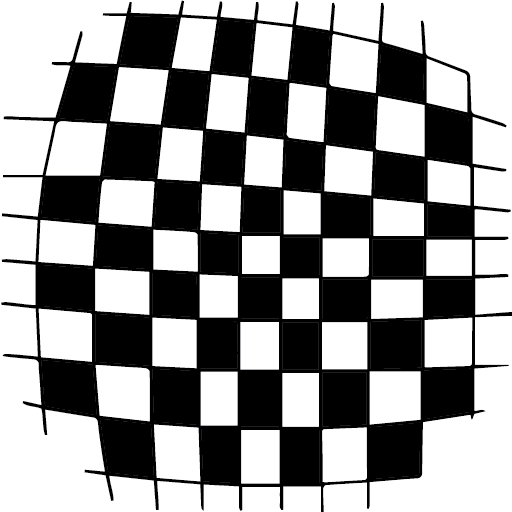
#> input picture validation/Artboard 1.png, 512 x 512 px
$ python MEEI_checker_lateral.py
#> lines starting #> are read from the running program, lines starting #| are printed output that depends on the picture
# -*- coding: utf-8 -*-
# @Time    : 2022-08-16 17:01
# @Author  : young wang
# @FileName: MEEI_checker_lateral.py
# @Software: PyCharm


import matplotlib.pyplot as plt
import numpy as np
import cv2 as cv
import glob
from itertools import combinations_with_replacement
import matplotlib.pyplot as plt
from skimage.morphology import square, \
    closing, dilation, erosion, disk, diamond, opening
from tools.proc import median_filter

if __name__ == '__main__':
    # termination criteria

    criteria = (cv.TERM_CRITERIA_EPS + cv.TERM_CRITERIA_MAX_ITER, 30, 0.001)

    checksize = list(combinations_with_replacement(np.arange(3, 10), 2))

    img = cv.imread('../validation/Artboard 1.png')
#> img is the input picture: shape (512, 512, 3); mean B, G, R 149.8, 149.7, 149.7

    gray = cv.cvtColor(img, cv.COLOR_BGR2GRAY)
    fig, ax = plt.subplots(1, 2, figsize=(16, 9))
    gray = gray
    ax[0].imshow(gray, 'gray')

    c_gray = closing(gray, disk(3))
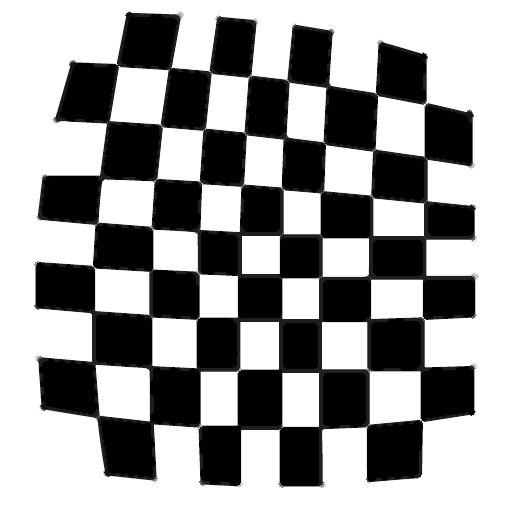
#> c_gray: shape (512, 512); min 0, max 255, mean 155.7
    c_gray = median_filter(c_gray, 5)

    c_gray = c_gray.astype(img.dtype)
    ax[1].imshow(c_gray, 'gray')
    plt.show()
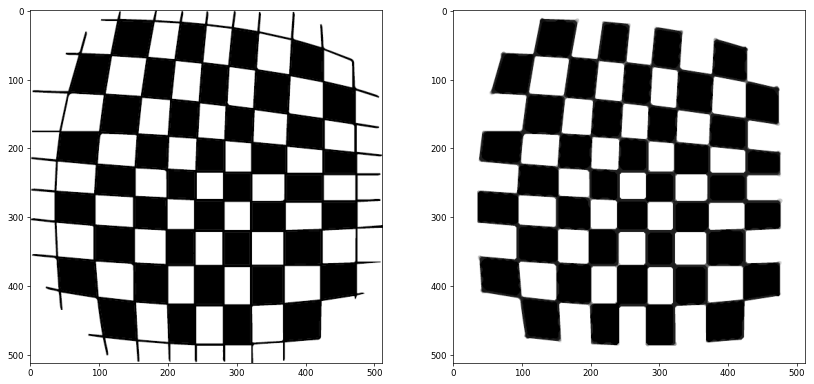
#> figure drawn by matplotlib, 2 panels

$ run again, with validation/checkerboard-lines-only-white-on-black.png copied over validation/Artboard 1.png
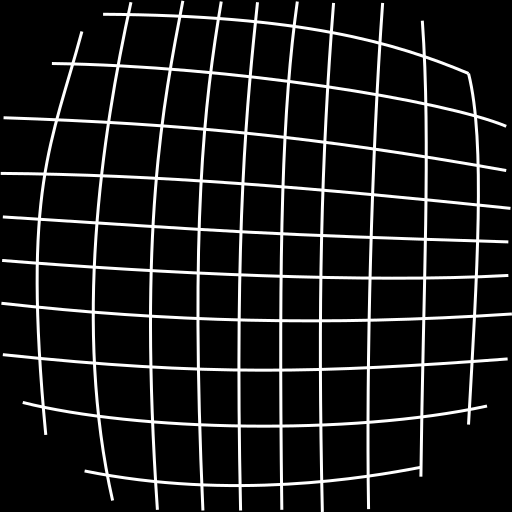
#> input picture validation/checkerboard-lines-only-white-on-black.png, 512 x 512 px
#> img is the input picture: shape (512, 512, 3); min 0, max 255, mean 26.7
#> `c_gray = median_filter(c_gray, 5)`:
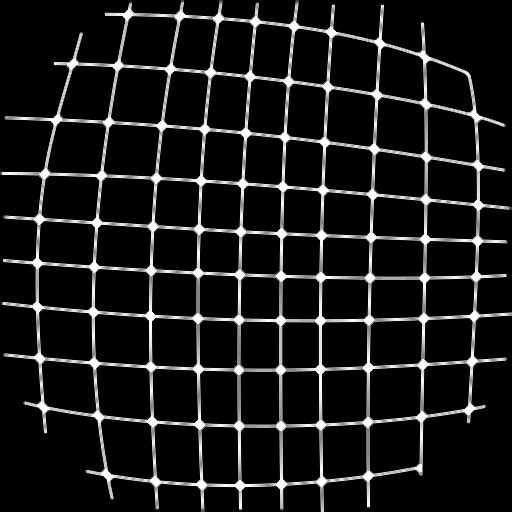
#> c_gray: shape (512, 512); min 0, max 255, mean 25.3
#> `plt.show()`:
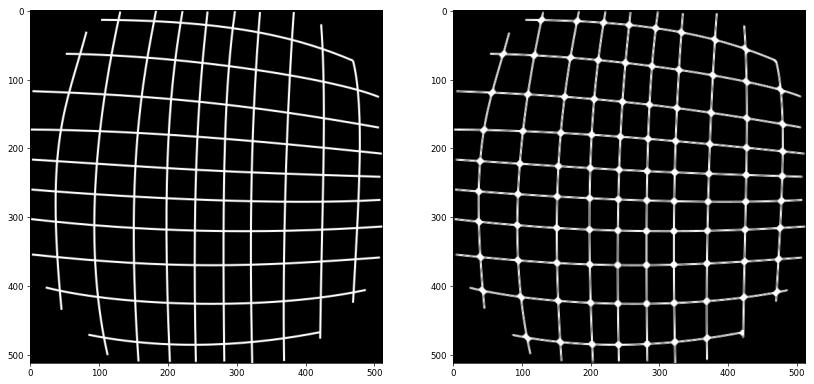
#> figure drawn by matplotlib, 2 panels

$ run again, with validation/checkerboard-lines-only.png copied over validation/Artboard 1.png
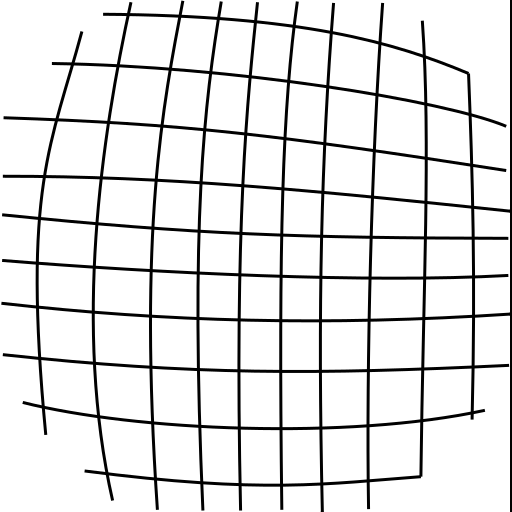
#> input picture validation/checkerboard-lines-only.png, 512 x 512 px
#> img is the input picture: shape (512, 512, 3); min 0, max 255, mean 227.3
#> `plt.show()`:
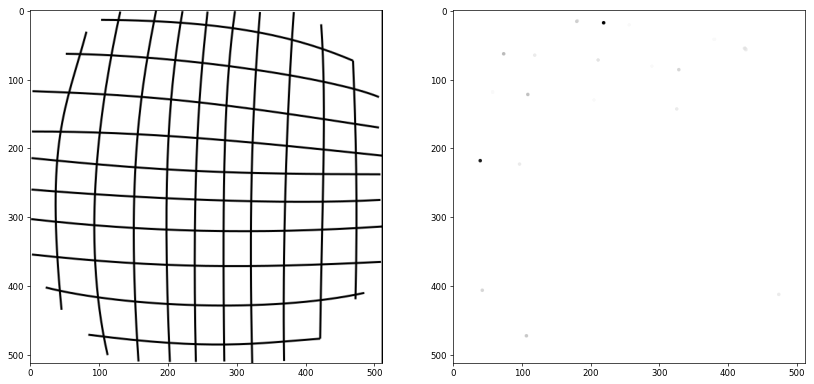
#> figure drawn by matplotlib, 2 panels
